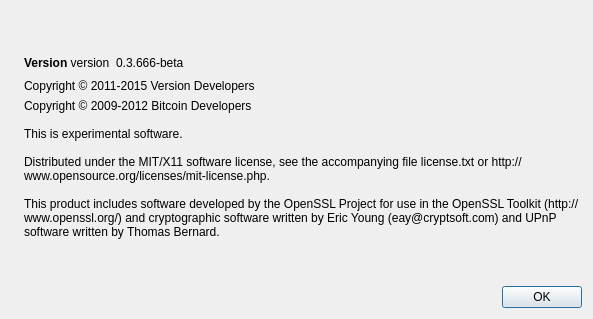
<?xml version="1.0" encoding="UTF-8"?>
<ui version="4.0">
 <class>AboutDialog</class>
 <widget class="QDialog" name="AboutDialog">
  <property name="geometry">
   <rect>
    <x>0</x>
    <y>0</y>
    <width>593</width>
    <height>319</height>
   </rect>
  </property>
  <property name="windowTitle">
   <string>About Version</string>
  </property>
  <layout class="QHBoxLayout" name="horizontalLayout_2">
   <item>
    <widget class="QLabel" name="label_4">
     <property name="sizePolicy">
      <sizepolicy hsizetype="Preferred" vsizetype="Ignored">
       <horstretch>0</horstretch>
       <verstretch>0</verstretch>
      </sizepolicy>
     </property>
     <property name="text">
      <string/>
     </property>
     <property name="pixmap">
      <pixmap resource="../bitcoin.qrc">:/images/about</pixmap>
     </property>
    </widget>
   </item>
   <item>
    <layout class="QVBoxLayout" name="verticalLayout_2">
     <item>
      <spacer name="verticalSpacer_2">
       <property name="orientation">
        <enum>Qt::Vertical</enum>
       </property>
       <property name="sizeHint" stdset="0">
        <size>
         <width>20</width>
         <height>40</height>
        </size>
       </property>
      </spacer>
     </item>
     <item>
      <layout class="QHBoxLayout" name="horizontalLayout">
       <item>
        <widget class="QLabel" name="label">
         <property name="text">
          <string>&lt;b&gt;Version&lt;/b&gt; version</string>
         </property>
         <property name="textInteractionFlags">
          <set>Qt::LinksAccessibleByMouse|Qt::TextSelectableByKeyboard|Qt::TextSelectableByMouse</set>
         </property>
        </widget>
       </item>
       <item>
        <widget class="QLabel" name="versionLabel">
         <property name="text">
          <string notr="true">0.3.666-beta</string>
         </property>
         <property name="textFormat">
          <enum>Qt::RichText</enum>
         </property>
         <property name="textInteractionFlags">
          <set>Qt::LinksAccessibleByMouse|Qt::TextSelectableByKeyboard|Qt::TextSelectableByMouse</set>
         </property>
        </widget>
       </item>
       <item>
        <spacer name="horizontalSpacer">
         <property name="orientation">
          <enum>Qt::Horizontal</enum>
         </property>
         <property name="sizeHint" stdset="0">
          <size>
           <width>40</width>
           <height>20</height>
          </size>
         </property>
        </spacer>
       </item>
      </layout>
     </item>
     <item>
      <widget class="QLabel" name="label_version_copyright">
       <property name="text">
        <string>Copyright © 2011-2015 Version Developers</string>
       </property>
       <property name="wordWrap">
        <bool>true</bool>
       </property>
       <property name="textInteractionFlags">
        <set>Qt::LinksAccessibleByMouse|Qt::TextSelectableByKeyboard|Qt::TextSelectableByMouse</set>
       </property>
      </widget>
     </item>
     <item>
      <widget class="QLabel" name="label_2">
       <property name="text">
        <string>Copyright © 2009-2012 Bitcoin Developers

This is experimental software.

Distributed under the MIT/X11 software license, see the accompanying file license.txt or http://www.opensource.org/licenses/mit-license.php.

This product includes software developed by the OpenSSL Project for use in the OpenSSL Toolkit (http://www.openssl.org/) and cryptographic software written by Eric Young (eay@cryptsoft.com) and UPnP software written by Thomas Bernard.</string>
       </property>
       <property name="wordWrap">
        <bool>true</bool>
       </property>
       <property name="textInteractionFlags">
        <set>Qt::LinksAccessibleByMouse|Qt::TextSelectableByKeyboard|Qt::TextSelectableByMouse</set>
       </property>
      </widget>
     </item>
     <item>
      <spacer name="verticalSpacer">
       <property name="orientation">
        <enum>Qt::Vertical</enum>
       </property>
       <property name="sizeHint" stdset="0">
        <size>
         <width>20</width>
         <height>40</height>
        </size>
       </property>
      </spacer>
     </item>
     <item>
      <widget class="QDialogButtonBox" name="buttonBox">
       <property name="orientation">
        <enum>Qt::Horizontal</enum>
       </property>
       <property name="standardButtons">
        <set>QDialogButtonBox::Ok</set>
       </property>
      </widget>
     </item>
    </layout>
   </item>
  </layout>
 </widget>
 <resources>
  <include location="../bitcoin.qrc"/>
 </resources>
 <connections>
  <connection>
   <sender>buttonBox</sender>
   <signal>accepted()</signal>
   <receiver>AboutDialog</receiver>
   <slot>accept()</slot>
   <hints>
    <hint type="sourcelabel">
     <x>360</x>
     <y>308</y>
    </hint>
    <hint type="destinationlabel">
     <x>157</x>
     <y>274</y>
    </hint>
   </hints>
  </connection>
  <connection>
   <sender>buttonBox</sender>
   <signal>rejected()</signal>
   <receiver>AboutDialog</receiver>
   <slot>reject()</slot>
   <hints>
    <hint type="sourcelabel">
     <x>428</x>
     <y>308</y>
    </hint>
    <hint type="destinationlabel">
     <x>286</x>
     <y>274</y>
    </hint>
   </hints>
  </connection>
 </connections>
</ui>
